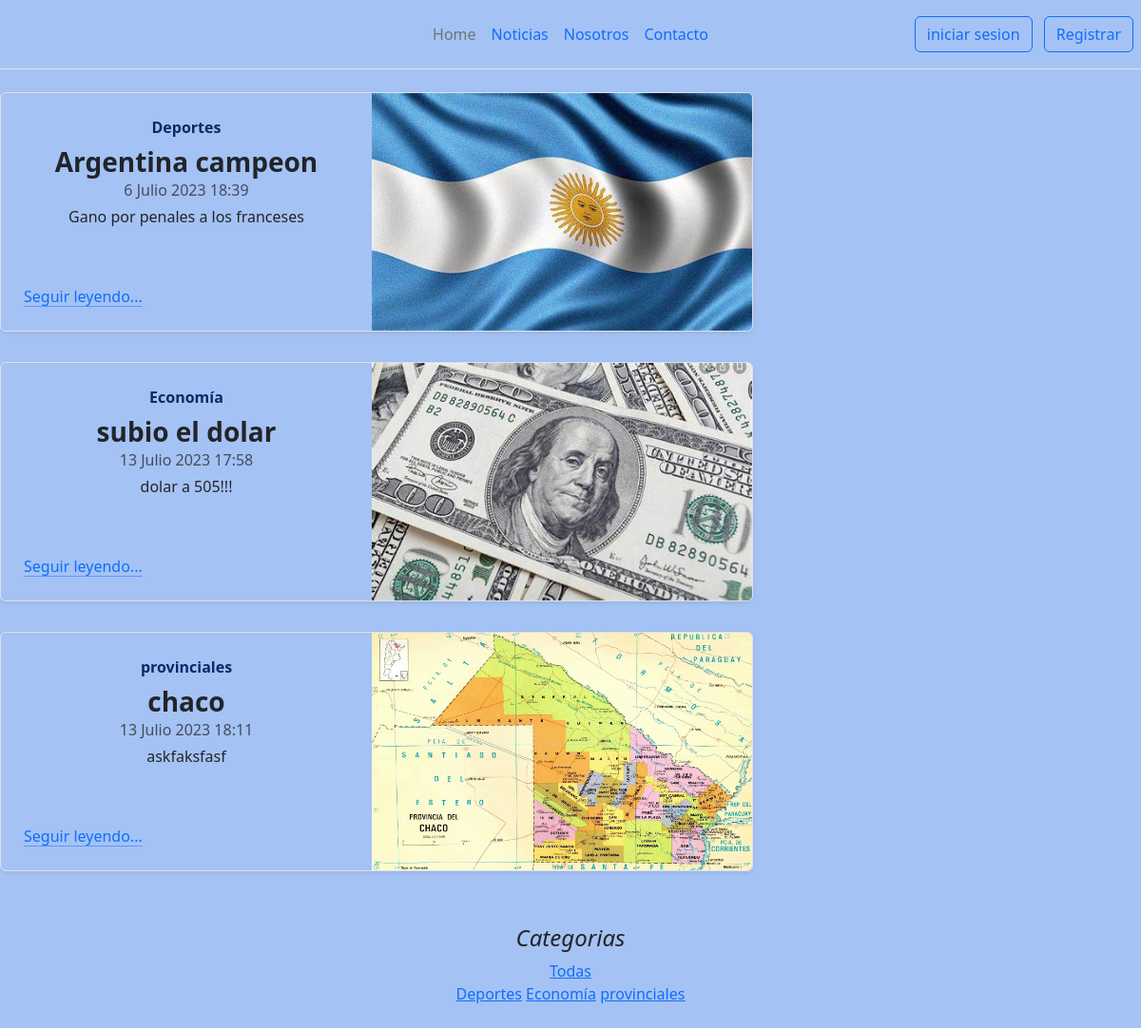
The page /noticia/ on the database as committed earlier.
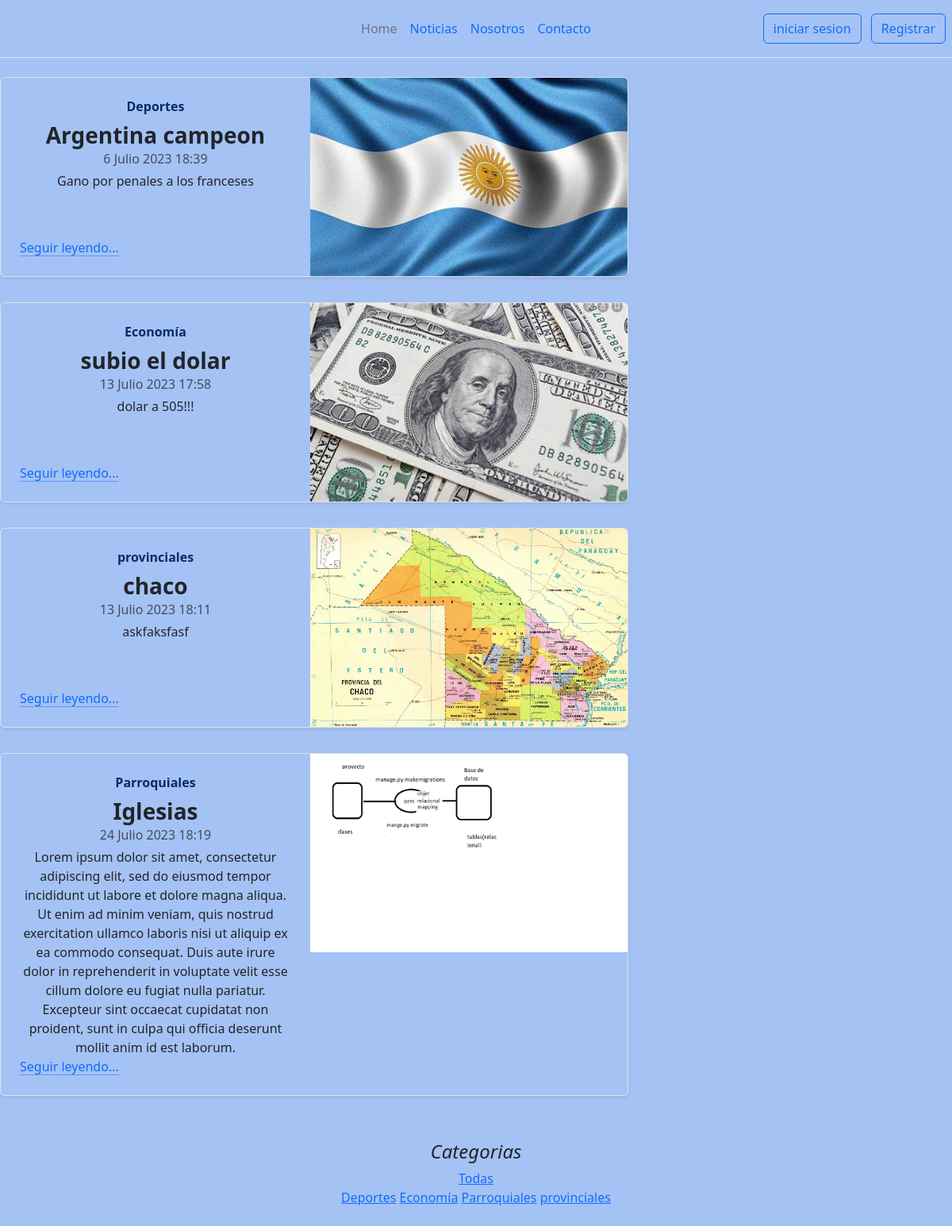
The same page on the database as committed later.
### apps/noticias/models.py (models this page shows, shortened)
class Noticia(models.Model):
    titulo = models.CharField(max_length=150)
    cuerpo = models.TextField()
    fecha = models.DateTimeField(auto_now_add=True)
    imagen = models.ImageField(upload_to='noticias')
    categoria_noticia = models.ForeignKey(Categoria, on_delete=models.CASCADE)

class Categoria(models.Model):
    nombre = models.CharField(max_length=50)
    def __str__(self) -> str:
        return self.nombre

### apps/noticias/views.py (the view)
# urls.py: path('', views.inicio, name="inicio"),
def inicio(request):
    contexto = {}
    id_categoria = request.GET.get('id', None)
    if id_categoria:
        n = Noticia.objects.filter(categoria_noticia=id_categoria)
    else:
        n = Noticia.objects.all()  # una lista
    contexto['noticias'] = n
    cat = Categoria.objects.all().order_by('nombre')
    contexto['categorias'] = cat
    return render(request, 'noticias/inicio.html', contexto)

### templates/noticias/inicio.html (shortened to what this page needs)
{% extends 'base.html' %}
{% load static %}
{% block contenido%}
<div class="contenedor">
    {% for noticia in noticias %}
    <div class="row mb-2">
        <div class="col-md-8">
            <div class="row g-0 border rounded overflow-hidden flex-md-row mb-4 shadow-sm h-md-250 position-relative">
                <div class="col p-4 d-flex flex-column position-static">
                    <strong class="d-inline-block mb-2 text-primary-emphasis">{{noticia.categoria_noticia}}</strong>
                    <h3 class="mb-0"><strong>{{ noticia.titulo }}</strong></h3>
                    <div class="mb-1 text-body-secondary">{{noticia.fecha}}</div>
                    <p class="card-text mb-auto">{{ noticia.cuerpo }}</p>
                    <a href="{% url 'noticias:detalle' noticia.pk %}"
                        class="icon-link gap-1 icon-link-hover stretched-link">
                        Seguir leyendo...
                        <svg class="bi">
                            <use xlink:href="#chevron-right"></use>
                        </svg>
                    </a>
                </div>
                <div class="col-auto d-none d-lg-block">
                    <img class="bd-placeholder-img" src="{{ noticia.imagen.url }}" width="400" height="250"
                        xmlns="http://www.w3.org/2000/svg" role="img" aria-label="Placeholder: Thumbnail"
                        preserveAspectRatio="xMidYMid slice" focusable="false">
                </div>
            </div>
        </div>
    </div>
</div>
{% endfor %}
<aside>
    <div class="p-4">
        <h4 class="fst-italic">Categorias</h4>
        <ol class="list-unstyled mb-0">
            <li><a href="{% url 'noticias:inicio' %}"> Todas</a></li>
            <li>{% for c in categorias %}
                <a href="?id={{c.pk}}">{{c.nombre}}</a>
                {% endfor %}
            </li>
        </ol>
    </div>
</aside>
{% endblock contenido%}

Rows that differ between the two databases and show on the page:
added Noticia: categoria_noticia "Parroquiales", titulo "Iglesias", fecha "24 Julio 2023 18:19", cuerpo "Lorem ipsum dolor sit amet, consectetur adipiscing elit, sed do eiusmod tempor incididunt ut labore et dolore magna aliqua. Ut enim ad minim veniam, quis nostrud exercitation ullamco laboris nisi ut aliquip ex ea commodo consequat. Duis aute irure dolor in reprehenderit in voluptate velit esse cillum dolore eu fugiat nulla pariatur. Excepteur sint occaecat cupidatat non proident, sunt in culpa qui officia deserunt mollit anim id est laborum.", imagen (picture)
added Categoria: nombre "Parroquiales"
